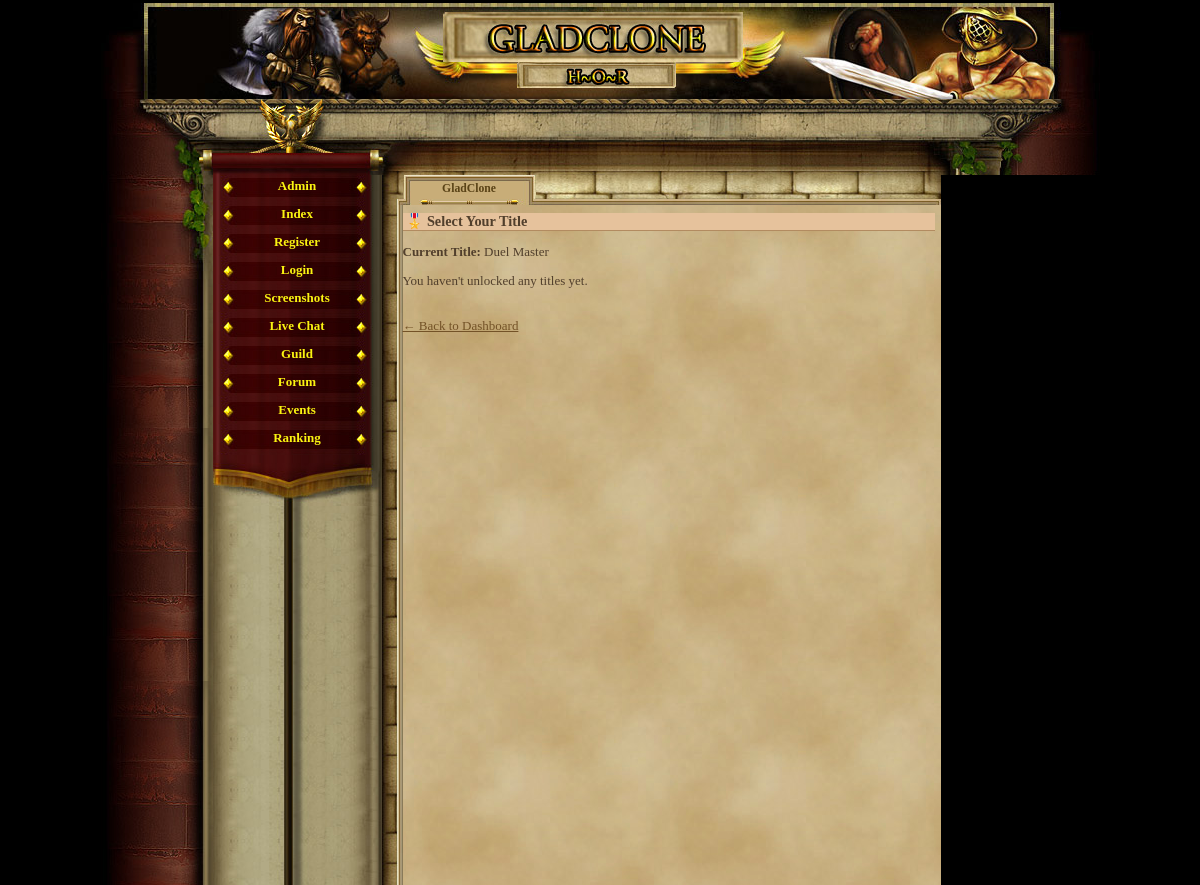
The app's page /player_titles.php (signed in), older data.
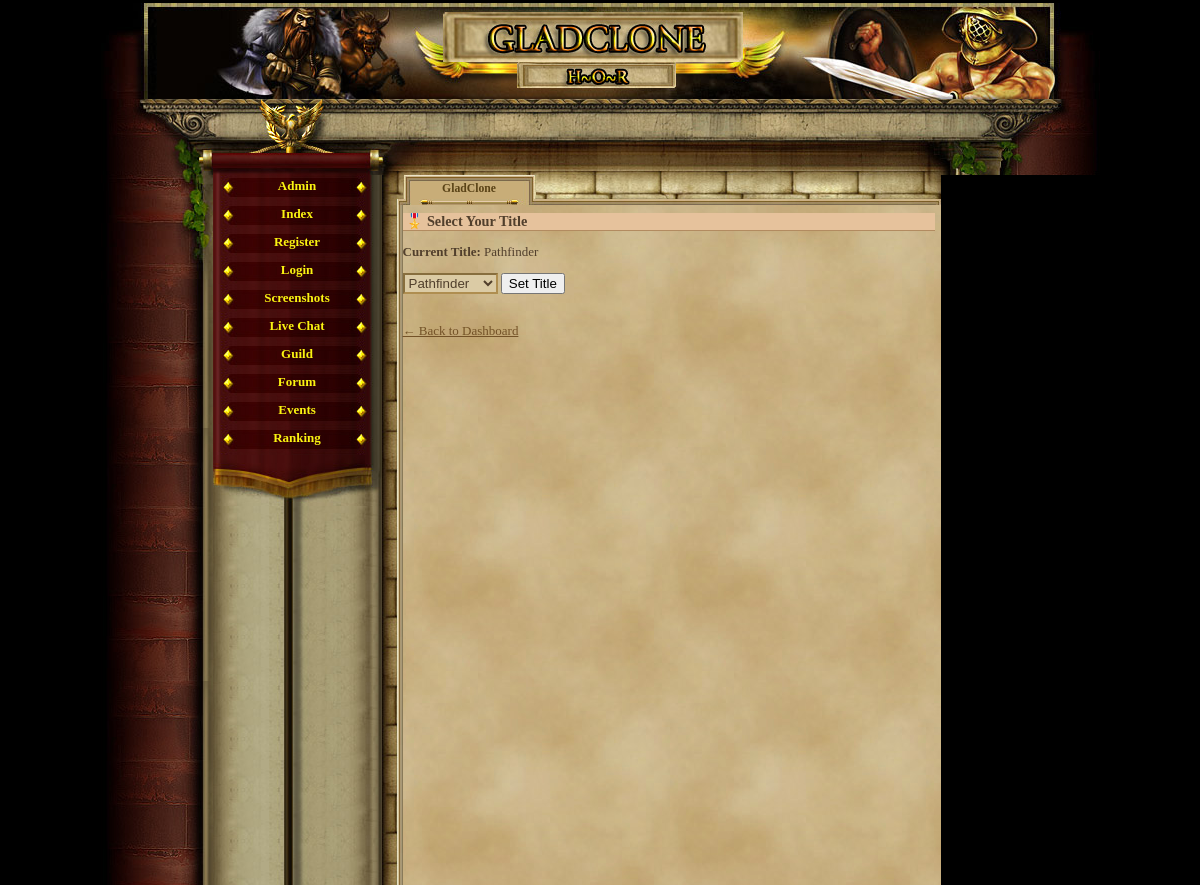
The same page, newer data.
### tables this page shows
CREATE TABLE `gracze` (
  `id` int(11) NOT NULL AUTO_INCREMENT,
  `gracz` int(11) NOT NULL DEFAULT '0',
  `login` varchar(24) NOT NULL,
  `haslo` varchar(40) NOT NULL,
  `email` varchar(40) NOT NULL,
  `plec` tinyint(4) NOT NULL DEFAULT '0',
  `avatar` tinyint(4) NOT NULL DEFAULT '1',
  `pregunta` text NOT NULL,
  `respuesta` text NOT NULL,
  `rank` int(1) NOT NULL DEFAULT '1',
  `nivel` int(1) NOT NULL DEFAULT '1',
  `exp` int(1) NOT NULL DEFAULT '0',
  `exp_max` int(1) NOT NULL DEFAULT '10',
  `honor` int(1) NOT NULL DEFAULT '0',
  `fama` int(1) NOT NULL DEFAULT '0',
  `victorias` int(1) NOT NULL DEFAULT '0',
  `perdidas` int(1) NOT NULL DEFAULT '0',
  `oro_robado` int(1) NOT NULL DEFAULT '0',
  `oro_perdido` int(1) NOT NULL DEFAULT '0',
  `atak` int(5) NOT NULL DEFAULT '0',
  `obrona` int(3) NOT NULL DEFAULT '0',
  `sila` int(1) NOT NULL DEFAULT '5',
  `sila_i` int(1) NOT NULL DEFAULT '0',
  `sila_max` int(1) NOT NULL DEFAULT '10',
  `zrecznosc` int(1) NOT NULL DEFAULT '5',
  `zrecznosc_i` int(1) NOT NULL DEFAULT '0',
  `zrecznosc_max` int(1) NOT NULL DEFAULT '10',
  `wyrzymalosc` int(1) NOT NULL DEFAULT '5',
  `wyrzymalosc_i` int(1) NOT NULL DEFAULT '0',
  `wyrzymalosc_max` int(1) NOT NULL DEFAULT '10',
  `constitucion` int(1) NOT NULL DEFAULT '5',
  `constitucion_i` int(1) NOT NULL DEFAULT '0',
  `constitucion_max` int(1) NOT NULL DEFAULT '10',
  `carisma` int(1) NOT NULL DEFAULT '5',
  `carisma_i` int(1) NOT NULL DEFAULT '0',
  `carisma_max` int(1) NOT NULL DEFAULT '10',
  `inteligencja` int(1) NOT NULL DEFAULT '5',
  `inteligencja_i` int(1) NOT NULL DEFAULT '0',
  `inteligencja_max` int(1) NOT NULL DEFAULT '10',
  `mdchance` int(1) NOT NULL DEFAULT '0',
  `dhchance` int(1) NOT NULL DEFAULT '0',
  `ctchance` int(1) NOT NULL DEFAULT '0',
  `zycie` int(100) NOT NULL DEFAULT '100',
  `zycie_max` int(100) NOT NULL DEFAULT '100',
  `obrazenia_min` int(1) NOT NULL DEFAULT '0',
  `obrazenia_max` int(3) NOT NULL DEFAULT '2',
  `zloto` int(100) NOT NULL DEFAULT '150',
  `zloto_skarbiec` int(11) NOT NULL,
  `punkty` int(11) NOT NULL,
  `pracuje` int(11) NOT NULL,
  `ostatnia_walka_pvp` int(11) NOT NULL,
  `ostatnia_walka_pvc` int(11) NOT NULL,
  `ostatnio_zregenerowano` int(11) NOT NULL,
  `titulo` varchar(24) NOT NULL DEFAULT 'Newbie',
  `arena_level` int(11) NOT NULL,
  `rubies` int(11) NOT NULL DEFAULT '0',
  `centurion_time` int(11) NOT NULL,
  `reportes` int(1) NOT NULL DEFAULT '0',
  `mensajes` int(1) NOT NULL DEFAULT '0',
  `noticias` int(1) NOT NULL DEFAULT '0',
  `bendicion1_type` int(11) NOT NULL,
  `bendicion1_time` int(11) NOT NULL,
  `bendicion2_type` int(11) NOT NULL,
  `bendicion2_time` int(11) NOT NULL,
  `bendicion3_type` int(11) NOT NULL,
  `bendicion3_time` int(11) NOT NULL,
  `bendicion4_type` int(11) NOT NULL,
  `bendicion4_time` int(11) NOT NULL,
  `ostatnia_aktywnosc` int(11) NOT NULL DEFAULT '0',
  `username_locked` tinyint(1) NOT NULL DEFAULT '0',
  `lock_login` tinyint(1) NOT NULL DEFAULT '0',
  `is_admin` tinyint(1) NOT NULL DEFAULT '0',
  `title` varchar(100) DEFAULT NULL,
  `is_banned` tinyint(1) NOT NULL DEFAULT '0',
  PRIMARY KEY (`id`),
  UNIQUE KEY `login` (`login`)
);

### player_titles.php (the view, shortened to what this page needs)
<?php
require_once('var/ustawienia.php');
require_once('gora_strony.php');
require_once('menu_l.php');
$player_id = $_SESSION['id'];
$stmt = $conn->prepare("SELECT a.title_reward FROM player_achievements pa JOIN achievements a ON pa.achievement_id = a.id WHERE pa.player_id = ? AND a.title_reward IS NOT NULL AND a.title_reward != ''");
$stmt->bind_param("i", $player_id);
$stmt->execute();
$res = $stmt->get_result();
$unlocked_titles = [];
while ($row = $res->fetch_assoc()) {
    $unlocked_titles[] = $row['title_reward'];
}
$stmt = $conn->prepare("SELECT title FROM gracze WHERE id = ?");
$stmt->bind_param("i", $player_id);
$stmt->execute();
$stmt->bind_result($current_title);
?>
<h2>🎖️ Select Your Title</h2>
<p><strong>Current Title:</strong> <?= $current_title ? htmlspecialchars($current_title) : '<em>None</em>' ?></p>
<?php if (count($unlocked_titles) > 0): ?>
    <form method="post">
        <select name="selected_title">
            <?php foreach ($unlocked_titles as $title): ?>
                <option value="<?= htmlspecialchars($title) ?>" <?= $title === $current_title ? 'selected' : '' ?>><?= htmlspecialchars($title) ?></option>
            <?php endforeach; ?>
        </select>
        <button type="submit">Set Title</button>
    </form>
<?php else: ?>
    <p>You haven't unlocked any titles yet.</p>
<?php endif; ?>
<br><a href="index.php">&larr; Back to Dashboard</a>

Row changes from the older to the newer data that the page shows:
changed gracze: title "Duel Master" → "Pathfinder"; selected_title (not shown) → "Pathfinder"
Text that changed along with them:
text no longer shown: "You haven't unlocked any titles yet."
text now shown: "Set Title"
